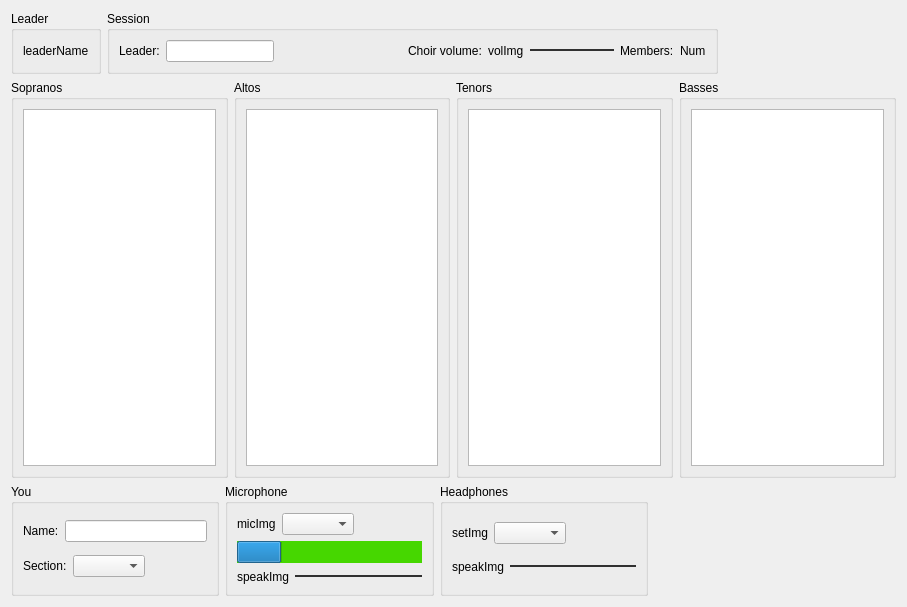
<?xml version="1.0" encoding="UTF-8"?>
<ui version="4.0">
 <class>ChoirPage</class>
 <widget class="QWidget" name="ChoirPage">
  <property name="geometry">
   <rect>
    <x>0</x>
    <y>0</y>
    <width>907</width>
    <height>607</height>
   </rect>
  </property>
  <property name="windowTitle">
   <string>Form</string>
  </property>
  <property name="styleSheet">
   <string notr="true">font-family: &quot;Comic Sans MS&quot;;</string>
  </property>
  <layout class="QVBoxLayout" name="verticalLayout_8">
   <item>
    <layout class="QHBoxLayout" name="horizontalLayout_5">
     <item>
      <widget class="QGroupBox" name="groupBox_leader">
       <property name="title">
        <string>Leader</string>
       </property>
       <layout class="QHBoxLayout" name="horizontalLayout_17">
        <item>
         <widget class="QLabel" name="lbl_choir_leader">
          <property name="text">
           <string>leaderName</string>
          </property>
         </widget>
        </item>
       </layout>
      </widget>
     </item>
     <item>
      <widget class="QGroupBox" name="groupBox_session">
       <property name="title">
        <string>Session</string>
       </property>
       <layout class="QHBoxLayout" name="horizontalLayout_4">
        <item>
         <layout class="QHBoxLayout" name="horizontalLayout">
          <item>
           <widget class="QLabel" name="lbl_session_leader">
            <property name="text">
             <string>Leader:</string>
            </property>
           </widget>
          </item>
          <item>
           <widget class="QLineEdit" name="txt_leader_name"/>
          </item>
         </layout>
        </item>
        <item>
         <spacer name="horizontalSpacer">
          <property name="orientation">
           <enum>Qt::Horizontal</enum>
          </property>
          <property name="sizeHint" stdset="0">
           <size>
            <width>48</width>
            <height>21</height>
           </size>
          </property>
         </spacer>
        </item>
        <item>
         <spacer name="horizontalSpacer_7">
          <property name="orientation">
           <enum>Qt::Horizontal</enum>
          </property>
          <property name="sizeHint" stdset="0">
           <size>
            <width>40</width>
            <height>20</height>
           </size>
          </property>
         </spacer>
        </item>
        <item>
         <spacer name="horizontalSpacer_8">
          <property name="orientation">
           <enum>Qt::Horizontal</enum>
          </property>
          <property name="sizeHint" stdset="0">
           <size>
            <width>40</width>
            <height>20</height>
           </size>
          </property>
         </spacer>
        </item>
        <item>
         <layout class="QHBoxLayout" name="horizontalLayout_2">
          <item>
           <widget class="QLabel" name="lbl_choir_volume">
            <property name="text">
             <string>Choir volume:</string>
            </property>
           </widget>
          </item>
          <item>
           <widget class="QLabel" name="img_session_volume">
            <property name="text">
             <string>volImg</string>
            </property>
           </widget>
          </item>
          <item>
           <widget class="QSlider" name="horizontalSlider_session">
            <property name="styleSheet">
             <string notr="true">QSlider::groove:horizontal {
    border: 0px;
	background-color: rgb(48, 48, 48);
    height: 2px;
    margin: 0px;
    }
QSlider::handle:horizontal { 
	image: url(:/Images/Images/handle.png);
	border: 0px;
    height: 20px;
    width: 20px;
    margin: -15px 0px;
}</string>
            </property>
            <property name="orientation">
             <enum>Qt::Horizontal</enum>
            </property>
           </widget>
          </item>
         </layout>
        </item>
        <item>
         <layout class="QHBoxLayout" name="horizontalLayout_3">
          <item>
           <widget class="QLabel" name="lbl_members">
            <property name="text">
             <string>Members:</string>
            </property>
           </widget>
          </item>
          <item>
           <widget class="QLabel" name="lbl_num_members">
            <property name="text">
             <string>Num</string>
            </property>
           </widget>
          </item>
         </layout>
        </item>
       </layout>
      </widget>
     </item>
     <item>
      <spacer name="horizontalSpacer_2">
       <property name="orientation">
        <enum>Qt::Horizontal</enum>
       </property>
       <property name="sizeHint" stdset="0">
        <size>
         <width>13</width>
         <height>20</height>
        </size>
       </property>
      </spacer>
     </item>
     <item>
      <spacer name="horizontalSpacer_9">
       <property name="orientation">
        <enum>Qt::Horizontal</enum>
       </property>
       <property name="sizeHint" stdset="0">
        <size>
         <width>18</width>
         <height>20</height>
        </size>
       </property>
      </spacer>
     </item>
    </layout>
   </item>
   <item>
    <layout class="QHBoxLayout" name="horizontalLayout_6">
     <item>
      <widget class="QGroupBox" name="groupBox_sopranos">
       <property name="title">
        <string>Sopranos</string>
       </property>
       <layout class="QVBoxLayout" name="verticalLayout">
        <item>
         <widget class="QListView" name="listView_sopranos">
          <property name="styleSheet">
           <string notr="true"/>
          </property>
         </widget>
        </item>
       </layout>
      </widget>
     </item>
     <item>
      <widget class="QGroupBox" name="groupBox_altos">
       <property name="title">
        <string>Altos</string>
       </property>
       <layout class="QVBoxLayout" name="verticalLayout_2">
        <item>
         <widget class="QListView" name="listView_altos">
          <property name="styleSheet">
           <string notr="true"/>
          </property>
         </widget>
        </item>
       </layout>
      </widget>
     </item>
     <item>
      <widget class="QGroupBox" name="groupBox_tenors">
       <property name="title">
        <string>Tenors</string>
       </property>
       <layout class="QVBoxLayout" name="verticalLayout_3">
        <item>
         <widget class="QListView" name="listView_tenors">
          <property name="styleSheet">
           <string notr="true"/>
          </property>
         </widget>
        </item>
       </layout>
      </widget>
     </item>
     <item>
      <widget class="QGroupBox" name="groupBox_basses">
       <property name="title">
        <string>Basses</string>
       </property>
       <layout class="QVBoxLayout" name="verticalLayout_4">
        <item>
         <widget class="QListView" name="listView_basses">
          <property name="styleSheet">
           <string notr="true"/>
          </property>
         </widget>
        </item>
       </layout>
      </widget>
     </item>
    </layout>
   </item>
   <item>
    <layout class="QHBoxLayout" name="horizontalLayout_16">
     <item>
      <widget class="QGroupBox" name="groupBox_you">
       <property name="title">
        <string>You</string>
       </property>
       <layout class="QVBoxLayout" name="verticalLayout_5">
        <item>
         <layout class="QHBoxLayout" name="horizontalLayout_7">
          <item>
           <widget class="QLabel" name="lbl_name">
            <property name="text">
             <string>Name:</string>
            </property>
           </widget>
          </item>
          <item>
           <widget class="QLineEdit" name="txt_username"/>
          </item>
         </layout>
        </item>
        <item>
         <layout class="QHBoxLayout" name="horizontalLayout_15">
          <item>
           <widget class="QLabel" name="lbl_section">
            <property name="text">
             <string>Section:</string>
            </property>
           </widget>
          </item>
          <item>
           <layout class="QHBoxLayout" name="horizontalLayout_8">
            <item>
             <widget class="QComboBox" name="comboBox_section"/>
            </item>
            <item>
             <spacer name="horizontalSpacer_6">
              <property name="orientation">
               <enum>Qt::Horizontal</enum>
              </property>
              <property name="sizeHint" stdset="0">
               <size>
                <width>40</width>
                <height>20</height>
               </size>
              </property>
             </spacer>
            </item>
           </layout>
          </item>
         </layout>
        </item>
       </layout>
      </widget>
     </item>
     <item>
      <widget class="QGroupBox" name="groupBox_microphone">
       <property name="title">
        <string>Microphone</string>
       </property>
       <layout class="QVBoxLayout" name="verticalLayout_6">
        <item>
         <layout class="QHBoxLayout" name="horizontalLayout_14">
          <item>
           <widget class="QLabel" name="img_microphone">
            <property name="text">
             <string>micImg</string>
            </property>
           </widget>
          </item>
          <item>
           <layout class="QHBoxLayout" name="horizontalLayout_10">
            <item>
             <widget class="QComboBox" name="comboBox_audio_inputs"/>
            </item>
            <item>
             <spacer name="horizontalSpacer_5">
              <property name="orientation">
               <enum>Qt::Horizontal</enum>
              </property>
              <property name="sizeHint" stdset="0">
               <size>
                <width>40</width>
                <height>20</height>
               </size>
              </property>
             </spacer>
            </item>
           </layout>
          </item>
         </layout>
        </item>
        <item>
         <widget class="QProgressBar" name="progressBar_microphone">
          <property name="styleSheet">
           <string notr="true">border: 0px ;
background-color: rgb(70, 215, 0);</string>
          </property>
          <property name="value">
           <number>24</number>
          </property>
          <property name="textVisible">
           <bool>false</bool>
          </property>
         </widget>
        </item>
        <item>
         <layout class="QHBoxLayout" name="horizontalLayout_9">
          <item>
           <widget class="QLabel" name="img_microphone_volume">
            <property name="text">
             <string>speakImg</string>
            </property>
           </widget>
          </item>
          <item>
           <widget class="QSlider" name="horizontalSlider_microphone">
            <property name="styleSheet">
             <string notr="true">QSlider::groove:horizontal {
    border: 0px;
	background-color: rgb(48, 48, 48);
    height: 2px;
    margin: 0px;
    }
QSlider::handle:horizontal { 
	image: url(:/Images/Images/handle.png);
	border: 0px;
    height: 20px;
    width: 20px;
    margin: -15px 0px;
}</string>
            </property>
            <property name="orientation">
             <enum>Qt::Horizontal</enum>
            </property>
           </widget>
          </item>
         </layout>
        </item>
       </layout>
      </widget>
     </item>
     <item>
      <widget class="QGroupBox" name="groupBox_headphones">
       <property name="title">
        <string>Headphones</string>
       </property>
       <layout class="QVBoxLayout" name="verticalLayout_7">
        <item>
         <layout class="QHBoxLayout" name="horizontalLayout_13">
          <item>
           <widget class="QLabel" name="img_headphones">
            <property name="text">
             <string>setImg</string>
            </property>
           </widget>
          </item>
          <item>
           <layout class="QHBoxLayout" name="horizontalLayout_11">
            <item>
             <widget class="QComboBox" name="comboBox_audio_output"/>
            </item>
            <item>
             <spacer name="horizontalSpacer_4">
              <property name="orientation">
               <enum>Qt::Horizontal</enum>
              </property>
              <property name="sizeHint" stdset="0">
               <size>
                <width>40</width>
                <height>20</height>
               </size>
              </property>
             </spacer>
            </item>
           </layout>
          </item>
         </layout>
        </item>
        <item>
         <layout class="QHBoxLayout" name="horizontalLayout_12">
          <item>
           <widget class="QLabel" name="img_headphones_volume">
            <property name="text">
             <string>speakImg</string>
            </property>
           </widget>
          </item>
          <item>
           <widget class="QSlider" name="horizontalSlider_headphones">
            <property name="styleSheet">
             <string notr="true">QSlider::groove:horizontal {
    border: 0px;
	background-color: rgb(48, 48, 48);
    height: 2px;
    margin: 0px;
    }
QSlider::handle:horizontal { 
	image: url(:/Images/Images/handle.png);
	border: 0px;
    height: 20px;
    width: 20px;
    margin: -15px 0px;
}</string>
            </property>
            <property name="orientation">
             <enum>Qt::Horizontal</enum>
            </property>
           </widget>
          </item>
         </layout>
        </item>
       </layout>
      </widget>
     </item>
     <item>
      <spacer name="horizontalSpacer_3">
       <property name="orientation">
        <enum>Qt::Horizontal</enum>
       </property>
       <property name="sizeHint" stdset="0">
        <size>
         <width>248</width>
         <height>17</height>
        </size>
       </property>
      </spacer>
     </item>
    </layout>
   </item>
  </layout>
 </widget>
 <resources/>
 <connections/>
</ui>
